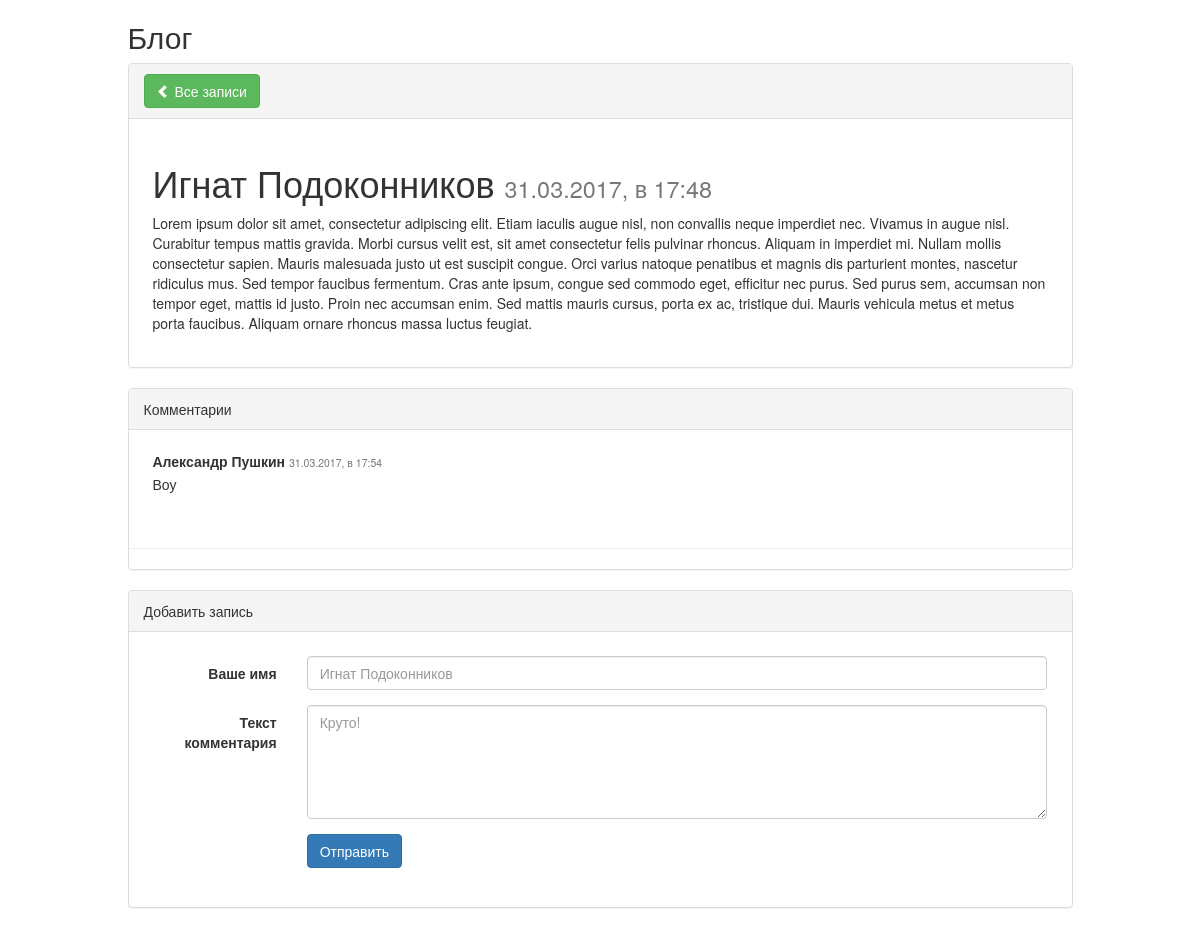
/blog/post/1, run on the app's committed database.
### tables this page shows
CREATE TABLE IF NOT EXISTS `blog` (
  `id` int(11) NOT NULL,
  `date` int(11) NOT NULL,
  `author` varchar(255) NOT NULL,
  `text` text NOT NULL
);

CREATE TABLE IF NOT EXISTS `comments` (
  `id` int(11) NOT NULL,
  `post_id` int(11) NOT NULL,
  `date` int(11) NOT NULL,
  `author` varchar(255) NOT NULL,
  `text` text NOT NULL
);

### application/core/view.php (called while the page is built, shortened)
<?php
class View implements ArrayAccess
{
    private $file;
    private $data;
    public function __construct($file)
    {
        $this->file = $file;
    }
    public function render($data)
    {
        $this->data = $data;
        include ($this->file);
    }
    public function fetch($data)
    {
        $this->render($data);
        return ob_get_clean();
    }
    public function offsetExists($offset)      { return isset($this->data[$offset]); }
    public function offsetGet($offset)         { return $this->data[$offset]; }
}

### application/controller/blog.php (called while the page is built, shortened)
<?php
class Blog extends Controller {
    public function init() {
        $this->layout = $this->loadView('_templates/layout');
    }
    public function post($id) {
        $result['blog_post'] = $this->blog_model->getPost($id);
        $result['comments'] = $this->comments_model->getComments($id);
        $view = $this->loadView('blog/post');
        $this->layout->render(array('content' => $view->fetch($result)));
    }
}

### application/core/application.php (called while the page is built, shortened)
<?php
class Application
{
    private $url_controller = null;
    private $url_action = null;
    private $url_params = array();
    public function __construct()
    {
        if (!$this->url_controller) {
            $controller = DEFAULT_CONTROLLER;
            require_once APP . 'controller/' . $controller . '.php';
            $page = new $controller();
            $page->index();
        } elseif (file_exists(APP . 'controller/' . $this->url_controller . '.php')) {
            $this->url_controller = new $this->url_controller();
            if (method_exists($this->url_controller, $this->url_action)) {
                if (!empty($this->url_params)) {
                    call_user_func_array(array($this->url_controller, $this->url_action), $this->url_params);
                } else {
                    $this->url_controller->{$this->url_action}();
                }
            } else {
                if (strlen($this->url_action) == 0) {
                    $this->url_controller->index();
                } else {
                    throw new Exception("Can't find action {$this->url_action}");
                }
            }
        } else {
            throw new Exception("Can't load controller file controllers/{$this->url_controller}");
        }
    }
    private function splitUrl()
    {
        if (isset($_GET['url'])) {
            $url = trim($_GET['url'], '/');
            $url = filter_var($url, FILTER_SANITIZE_URL);
            $url = explode('/', $url);
            $this->url_controller = isset($url[0]) ? $url[0] : null;
            $this->url_action = isset($url[1]) ? $url[1] : null;
            unset($url[0], $url[1]);
            $this->url_params = array_values($url);
        }
    }
}

### public/index.php (called while the page is built, shortened)
<?php
require_once APP . 'core/model.php';
require_once APP . 'core/application.php';
require_once APP . 'core/controller.php';
require_once APP . 'core/view.php';
$app = new Application();

### application/core/model.php (called while the page is built)
<?php
class Model
{
    function __construct($db)
    {
        try {
            $this->db = $db;
        } catch (PDOException $e) {
            exit("Cant connect to database using provided settings");
        }
    }
}

### application/model/blog.php (called while the page is built, shortened)
<?php
class Blog_model extends Model
{
    public function getPost($id)
    {
        $sql = "SELECT * FROM blog WHERE id = :id";
        $query = $this->db->prepare($sql);
        $query->execute(array(':id' => $id));
        return $query->fetch();
    }
}

### application/model/comments.php (called while the page is built, shortened)
<?php
class Comments_model extends Model
{
    public function getComments($id)
    {
        $sql = "SELECT * FROM comments WHERE post_id = :post_id ORDER BY date desc";
        $query = $this->db->prepare($sql);
        $query->execute(array(':post_id' => $id));
        return $query->fetchAll();
    }
}

### application/view/blog/post.php (the view, shortened to what this page needs)
<div class="row">
    <div class="col-lg-12">
        <h2>Блог</h2>
        <div class="panel panel-default">
            <div class="panel-heading">
                <a class="btn btn-success" href="/blog/index/"><i class="glyphicon glyphicon-chevron-left"></i> Все записи</a>
            </div>
            <div class="well-lg">
                <div class="post">
                    <div class="row">
                        <div class="col-lg-12">
                            <div class="row">
                                <div class="col-lg-12">
                                    <h1><?php echo $this['blog_post']->author; ?> <small><?php echo date('d.m.Y, в H:i', $this['blog_post']->date); ?></small></h1>
                                    <p><?php echo $this['blog_post']->text; ?></p>
                                </div>
                            </div>
                        </div>
                    </div>
                </div>
            </div>
        </div>
    </div>
</div>
<div class="row">
    <div class="col-lg-12">
        <div class="panel panel-default">
            <div class="panel-heading">
                <span>Комментарии</span>
            </div>
            <?php if (!empty($this['comments'])): ?>
                <?php foreach ($this['comments'] as $c): ?>
                    <div class="well-lg">
                        <div class="post">
                            <div class="row">
                                <div class="col-lg-12">
                                    <div class="row">
                                        <div class="col-lg-9">
                                            <h5 class="media-heading"><strong><?php echo $c->author; ?></strong> <small><?php echo date('d.m.Y, в H:i', $c->date); ?></small></h5>
                                        </div>
                                    </div>
                                    <div class="row">
                                        <div class="col-lg-12">
                                            <p><?php echo $c->text; ?></p>
                                        </div>
                                    </div>
                                </div>
                            </div>
                        </div>
                    </div>
                    <hr>
                <?php endforeach; ?>
            <?php endif; ?>
        </div>
    </div>
</div>
<div class="row">
    <div class="col-lg-12">
        <div class="panel panel-default">
            <div class="panel-heading">Добавить запись</div>
            <div class="form-wrapper">
                <form id="add-comment" class="form-horizontal well-lg" action="#add-comment" method="post" enctype="multipart/form-data">
                    <div class="form-group<?php echo (isset($this['validation_errors']) && $this['validation_errors']['author']) ? ' has-error' : ''; ?>">
                        <label for="name" class="col-lg-2 control-label">Ваше имя</label>
                        <div class="col-lg-10">
                            <input type="text" class="form-control" id="name" name="author" placeholder="Игнат Подоконников"
                                   value="<?php echo (isset($this['post']) && $this['post']['author']) ? $this['post']['author'] : ''; ?>">
                        </div>
                    </div>
                    <div class="form-group<?php echo (isset($this['validation_errors']) && $this['validation_errors']['text']) ? ' has-error' : ''; ?>">
                        <label for="text" class="col-lg-2 control-label">Текст комментария</label>
                        <div class="col-lg-10">
                            <textarea rows="5" class="form-control" id="text" name="text" placeholder="Круто!"><?php echo (isset($this['post']) && $this['post']['text']) ? $this['post']['text'] : ''; ?></textarea>
                        </div>
                    </div>
                    <div class="form-group">
                        <div class="col-lg-8 col-lg-offset-2">
                            <button type="submit" class="btn btn-primary">Отправить</button>
                        </div>
                    </div>
                </form>
            </div>
        </div>
    </div>
</div>

### data on the page
blog: author "Игнат Подоконников", date "31.03.2017, в 17:48", text "Lorem ipsum dolor sit amet, consectetur adipiscing elit. Etiam iaculis augue nisl, non convallis neque imperdiet nec. Vivamus in augue nisl. Curabitur tempus mattis gravida. Morbi cursus velit est, sit amet consectetur felis pulvinar rhoncus. Aliquam in imperdiet mi. Nullam mollis consectetur sapien. Mauris malesuada justo ut est suscipit congue. Orci varius natoque penatibus et magnis dis parturient montes, nascetur ridiculus mus. Sed tempor faucibus fermentum. Cras ante ipsum, congue sed commodo eget, efficitur nec purus. Sed purus sem, accumsan non tempor eget, mattis id justo. Proin nec accumsan enim. Sed mattis mauris cursus, porta ex ac, tristique dui. Mauris vehicula metus et metus…"
comments: author "Александр Пушкин", date "31.03.2017, в 17:54", text "Воу"
